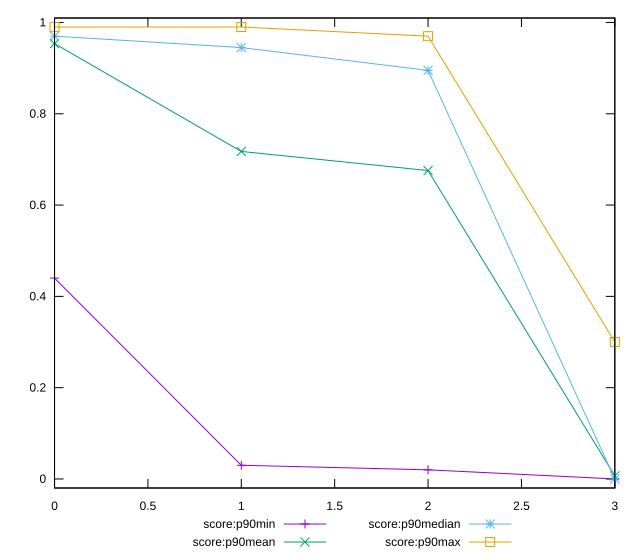

The script that saved this image:
reset

$scoreP90Min <<EOF
0 0.44
1 0.03
2 0.02
3 0
EOF

$scoreP90Mean <<EOF
0 0.9537234042553183
1 0.7174468085106381
2 0.6756382978723408
3 0.006702127659574469
EOF

$scoreP90Median <<EOF
0 0.97
1 0.945
2 0.895
3 0
EOF

$scoreP90Max <<EOF
0 0.99
1 0.99
2 0.97
3 0.3
EOF

set key outside below
set xrange [0:3]
set yrange [-0.0198:1.0098]
set trange [-0.0198:1.0098]
set terminal svg size 640, 560 enhanced background rgb 'white'
set output "reports/report_00028_2021-02-24T12-49-42.674Z/largest-contentful-paint/progression/score.svg"

plot $scoreP90Min title "score:p90min" with linespoints, \
     $scoreP90Mean title "score:p90mean" with linespoints, \
     $scoreP90Median title "score:p90median" with linespoints, \
     $scoreP90Max title "score:p90max" with linespoints

reset
